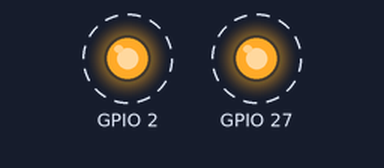
Recording of a program running on a simulated ESP32. Parts: output pins drawn as LEDs (lit = HIGH). Dashed ring = blinking. What the program prints to the serial monitor is not drawn.

Above: at 0.1 s.
Timing chart, 0 to 3.0 s (numbered marks = the images above):
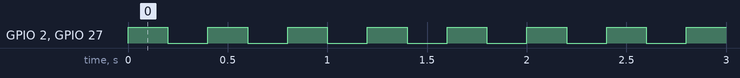

Measured:
- by itself, GPIO 2, GPIO 27: alternates HIGH for 0.20 s and LOW for 0.20 s

The program:

main.cpp
```cpp
/*   ****************************************
* Exemplo 5 para criar tarefas em núcleos diferentes no FreeRTOS
*
*
******************************************** */

/* Biblioteca Arduino */
#include <Arduino.h>

/* Bibliotecas FreeRTOS */
#include "freertos/FreeRTOS.h"
#include "freertos/task.h"

/* Mapeamento de pinos */
#define LED1 2
#define LED2 27

/* Variáveis para armazenamento da handle das tasks */
/* O handle das tasks serve para controlar e manipular as tasks */
TaskHandle_t task1Handle = NULL;
TaskHandle_t task2Handle = NULL;
TaskHandle_t task3Handle = NULL;

/* Protótipos das tasks */
void taskBlink(void *pvParameters);
void task2(void *pvParameters);

/* variáveis auxiliares*/
int valor = 500;

void setup(){
  // put your setup code here, to run once:
  Serial.begin(9600);

  /* xTaskCreatePinnedToCore: cria uma task, e vincula ela a um núcleo específico */

  /* Criação Task 1: blink do LED*/
  xTaskCreatePinnedToCore(
    taskBlink, /* função da task */
    "Task 1", /* nome da task */
    configMINIMAL_STACK_SIZE, /* tamanho da pilha */
    (void*)LED1,  /* passa o pino do LED como parâmetro, pode alterar para LED2 (fazer testes) */
    1, /* prioridade da task*/
    &task1Handle, /* handle da task*/
    APP_CPU_NUM /* núcleo que a task será vinculada */
  );

  /* Criação Task 2: imprimir contador */
  xTaskCreatePinnedToCore(task2, "Task 2", configMINIMAL_STACK_SIZE+1024, (void*)valor, 2, &task2Handle, PRO_CPU_NUM);
    /* o configMINIMAL_STACK_SIZE+1024 é o tamanho da pilha da task */

  /* Criação Task 3: Blink do outro LED*/
  xTaskCreatePinnedToCore(taskBlink, "Task 3", configMINIMAL_STACK_SIZE, (void*)LED2, 1, &task3Handle, APP_CPU_NUM);
}
/* para uma task, é atribuída uma handle, e para uma handle, é possivel controlar e manipular uma task */


void loop() {
  // put your main code here, to run repeatedly:
  vTaskDelay(1000);
}


void taskBlink(void *pvParameters){

  UBaseType_t uxHighWaterMark;
  int pin = (int)pvParameters;
  pinMode(pin,OUTPUT);

  while (1)
  {
    digitalWrite(pin, !digitalRead(pin)); /* alterna o estado do LED */
    vTaskDelay(pdMS_TO_TICKS(200)); /* espera 200ms para alternar */

    uxHighWaterMark = uxTaskGetStackHighWaterMark(NULL); /* verifica o quanto da pilha da task está sendo utilizada */
    Serial.print(pcTaskGetTaskName(NULL)); /* imprime o nome da task */
    Serial.print(" : ");
    Serial.println(uxHighWaterMark); /* imprime o valor do High Water Mark */

  }
}

void task2(void *pvParameters){


UBaseType_t uxHighWaterMark;
  int cont = (int)pvParameters; /* recupera o valor passado como parâmetro */;

  while(1)
  {
    Serial.println("Task 2: " + String(cont++));
    vTaskDelay(pdMS_TO_TICKS(1000)); /* espera 1s para imprimir o próximo valor */

    uxHighWaterMark = uxTaskGetStackHighWaterMark(NULL); /* verifica o quanto da pilha da task está sendo utilizada */
    Serial.print(pcTaskGetTaskName(NULL)); /* imprime o nome da task */
    Serial.print(" : ");
    Serial.println(uxHighWaterMark); /* imprime o valor do High Water Mark */
  }
}

/*

#include <Arduino.h>

void setup() {
  Serial.begin(115200);
  Serial.println("ESP32 limpa e pronta.");
}

void loop() {
  // não faz nada
}

*/
```
